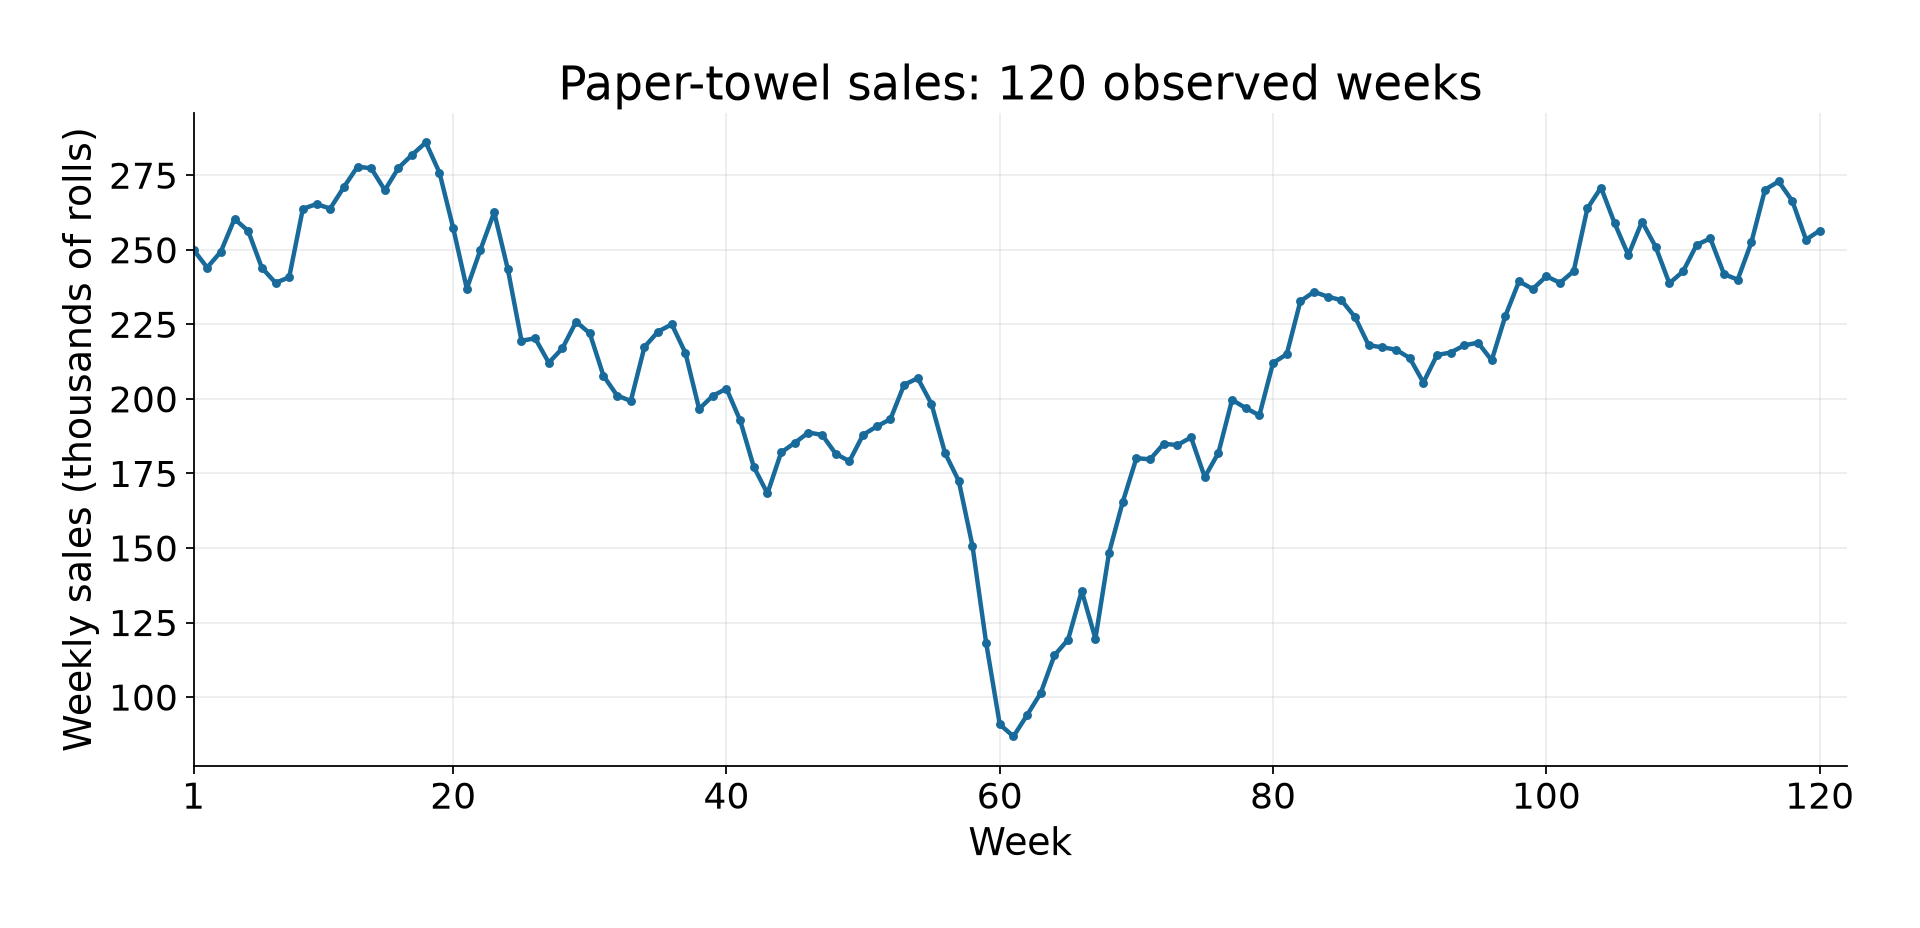

Reproduce this figure in Python.
import json
from pathlib import Path
import matplotlib
matplotlib.use('Agg')
import matplotlib.pyplot as plt
import numpy as np

base = Path(__file__).resolve().parent
data = np.genfromtxt(base / 'paper_towels.csv', delimiter=',', names=True)
week = data['week'].astype(int)
y = data['sales_above_100000_in_10000_rolls']
rolls = 100000 + 10000 * y
results = {
    'observations': int(len(week)),
    'first_week': int(week[0]),
    'last_week': int(week[-1]),
    'calendar_dates': 'unspecified',
    'units_conversion': 'actual rolls = 100000 + 10000 * recorded sales',
    'first_week_rolls': float(rolls[0]),
    'last_week_rolls': float(rolls[-1]),
    'minimum_weekly_rolls': float(rolls.min()),
    'maximum_weekly_rolls': float(rolls.max()),
    'prediction_target': 'Sales in week 121 and subsequent weeks',
    'future_observed_values_supplied': False,
}
(base / 'turn01_paper_towel_results.json').write_text(json.dumps(results, indent=2) + '\n')
plt.rcParams.update({'font.size': 16, 'axes.titlesize': 21, 'axes.labelsize': 17})
fig, ax = plt.subplots(figsize=(12, 5.8))
ax.plot(week, rolls / 1000, color='#176a9a', linewidth=2, marker='o', markersize=3)
ax.set(title='Paper-towel sales: 120 observed weeks', xlabel='Week', ylabel='Weekly sales (thousands of rolls)')
ax.set_xlim(1, 122)
ax.set_xticks([1, 20, 40, 60, 80, 100, 120])
ax.grid(alpha=.23)
ax.spines[['top', 'right']].set_visible(False)
fig.tight_layout(pad=1.8)
fig.savefig(base / 'turn01_paper_towel_data.png', dpi=160)
plt.close(fig)
print(json.dumps(results, indent=2))
